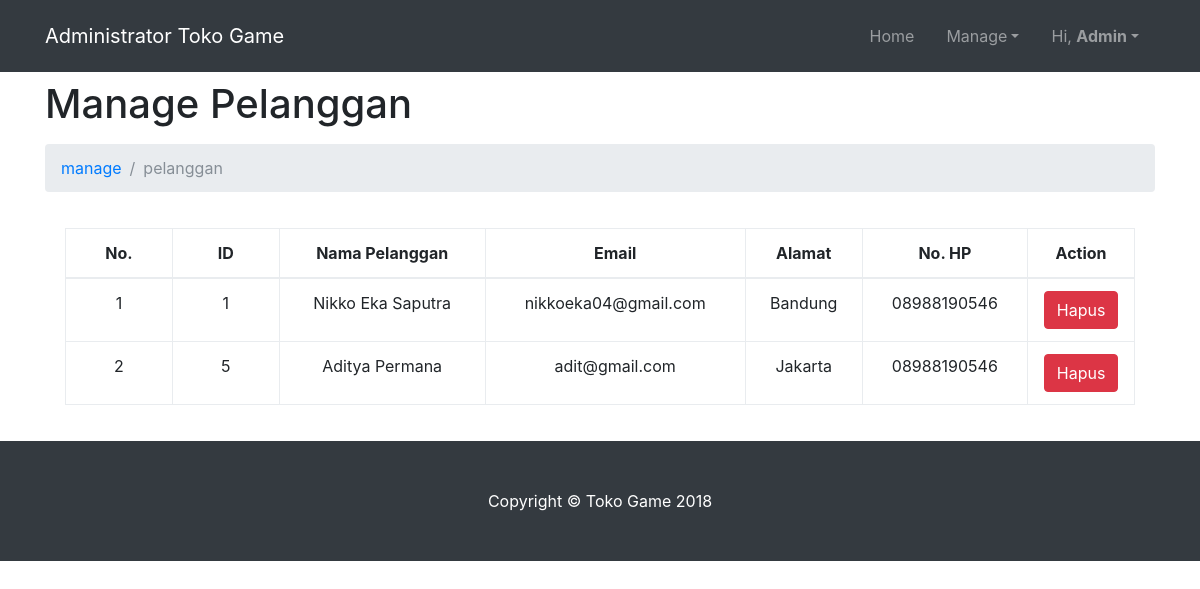
The page /admin/manage.php?page=pelanggan (signed in) on the database its author committed.
### tables this page shows
CREATE TABLE `tb_user` (
  `id` int(11) NOT NULL,
  `nama` varchar(30) NOT NULL,
  `email` varchar(30) NOT NULL,
  `password` varchar(30) NOT NULL,
  `alamat` text NOT NULL,
  `no_hp` varchar(16) NOT NULL,
  `level` varchar(5) NOT NULL
);

### admin/pelanggan.php (the view, shortened to what this page needs)
<div class="container">
    <h1 class="mt-4 mb-3">Manage Pelanggan</h1>
    <ol class="breadcrumb">
        <li class="breadcrumb-item">
            <a href="#">manage</a>
        </li>
        <li class="breadcrumb-item active"><?php echo $page;?></li>
    </ol>
    <div class="row">
        <div class="col-md-12">
            <div class="card-body">
                <div class="table-responsive text-center">
                    <table class="table table-bordered" id="dataTable" width="100%" cellspacing="0">
                        <thead>
                            <tr>
                                <th width="10%">No.</th>
                                <th width="10%">ID</th>
                                <th>Nama Pelanggan</th>
                                <th>Email</th>
                                <th>Alamat</th>
                                <th>No. HP</th>
                                <th width="10%">&nbsp;Action&nbsp;</th>
                            </tr>
                        </thead>
                        <tbody>
                            <?php
                            $sql=mysql_query("SELECT * FROM tb_user WHERE level='user'");
                            $no=1;
                            while($data=mysql_fetch_array($sql)){
                            ?>
                            <tr>
                                <td><?php echo $no; ?></td>
                                <td><?php echo $data['id']; ?></td>
                                <td><?php echo $data['nama']; ?></td>
                                <td><?php echo $data['email']; ?></td>
                                <td><?php echo $data['alamat']; ?></td>
                                <td><?php echo $data['no_hp']; ?></td>
                                <td>
                                    <a class="btn btn-danger" href="manage.php?page=pelanggan&hapus=<?php echo $data['id'];?>">
                                        <i class="glyphicon glyphicon-remove"></i>Hapus
                                    </a>
                                </td>
                            </tr>
                            <?php
                            $no++;
                            } ?>
                        </tbody>
                    </table>
                </div>
            </div>
        </div>
    </div>
</div>

### css/style.css (style rules this page uses)
body { padding-top: 54px; }
@media (min-width: 992px) { body { padding-top: 56px; } }

### rows shown on the page
tb_user: id "1", nama "Nikko Eka Saputra", email "nikkoeka04@gmail.com", alamat "Bandung", no_hp "08988190546"
tb_user: id "5", nama "Aditya Permana", email "adit@gmail.com", alamat "Jakarta", no_hp "08988190546"

### other values the page prints
$page "pelanggan"
